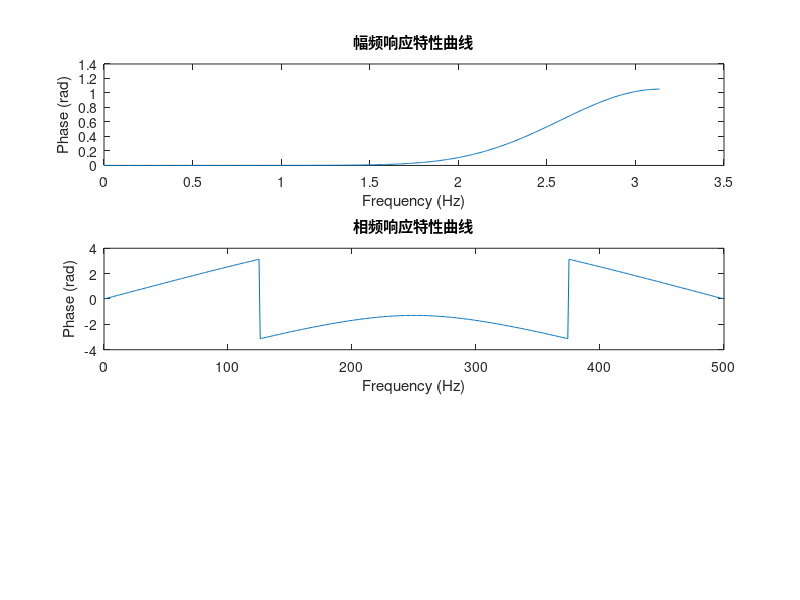

The MATLAB script that drew this image: (Note: this script raises an error after producing the figure.)
fs = 1000;
wp = 0.2*pi; 
ws = 0.3*pi; 
Rp = 1;  
Rs = 30;
[n, wc] = buttord(wp, ws, Rp, Rs, 's');
[b, a] = butter(n, wc, 's');  
w = linspace(0, pi, 500);
[h, f] = freqz(b, a);
figure;
subplot(3,1,1);
plot(f, abs(h));
title('幅频响应特性曲线');
xlabel('Frequency (Hz)');
ylabel('Phase (rad)');
subplot(3,1,2);
plot(f*fs/(2*pi), angle(h));
title('相频响应特性曲线');
xlabel('Frequency (Hz)');
ylabel('Phase (rad)');

% 对信号进行滤波并绘制幅度频谱图
[x, fs] = audioread('motherland.wav');
y = filter(b, a, x);
n = 8000:8199; 
Y = fft(y(n)); 
f = (0:length(n)-1)*fs/length(n); 
subplot(3,1,3)
plot(f, abs(Y));
title('模拟域幅度频谱图');
xlabel('Frequency (Hz)');
ylabel('Magnitude');
